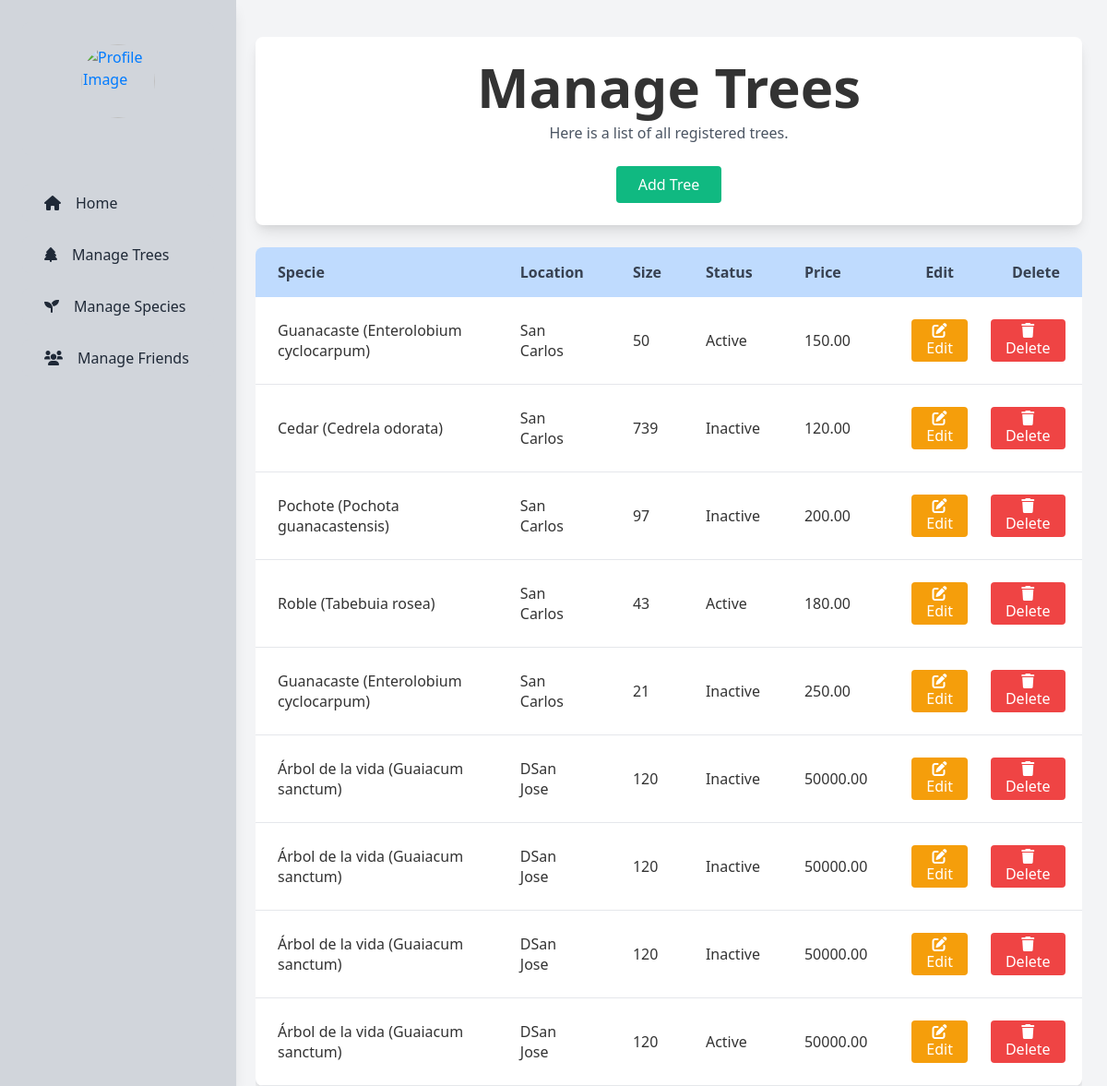
The page /administrator/manage_trees.php on the database as committed earlier.
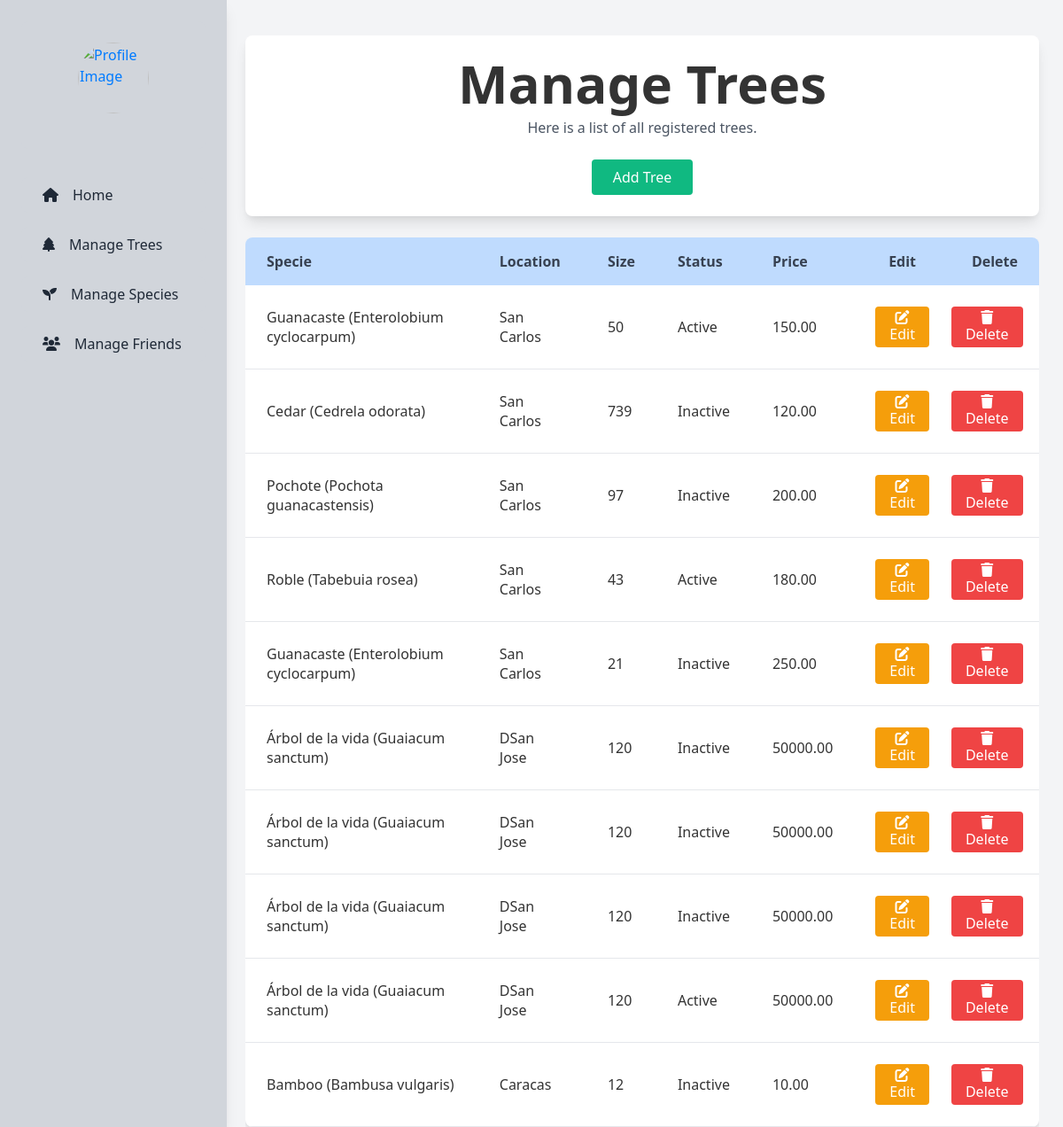
The same page on the database as committed later.
### tables this page shows
CREATE TABLE `trees` (
  `Id_Tree` int(11) NOT NULL,
  `Specie_Id` int(11) DEFAULT NULL,
  `Location` varchar(255) NOT NULL,
  `Size` int(11) NOT NULL,
  `StatusT` int(1) NOT NULL DEFAULT 1,
  `Price` decimal(10,2) NOT NULL,
  `Photo_Path` varchar(255) DEFAULT NULL
);

### utils/administrator/admin_functions.php (called while the page is built, shortened)
<?php
function getConnection(): bool|mysqli {
    $servername = "localhost";
    $username   = "root";
    $password   = "";
    $dbname     = "mytrees";
    try {
        $conn = new mysqli($servername, $username, $password, $dbname, 3306);
        return $conn;
    } catch (Exception $e) {
        echo "Error de conexión: " . $e->getMessage();
        return false;
    }
}
function getTrees(): array {
    $conn = getConnection();
    $trees = [];
    if ($conn) {
        $query = "
            SELECT
                t.Id_Tree,
                t.Specie_Id,
                CONCAT(s.Commercial_Name, ' (', s.Scientific_Name, ')') AS Specie_Name,
                t.Location,
                t.Size,
                t.StatusT,
                t.Price,
                t.Photo_Path
            FROM
                trees AS t
            JOIN
                species AS s ON t.Specie_Id = s.Id_Specie
        ";
        $result = mysqli_query($conn, $query);
        if ($result) {
            while ($row = mysqli_fetch_assoc($result)) {
                $trees[] = [
                    'Id_Tree'     => $row['Id_Tree'],
                    'Specie_Id'   => $row['Specie_Id'],
                    'Specie_Name' => $row['Specie_Name'],
                    'Location'    => $row['Location'],
                    'Size'        => $row['Size'],
                    'StatusT'     => $row['StatusT'],
                    'Price'       => $row['Price'],
                    'Photo_Path'  => $row['Photo_Path'],
                ];
            }
        } else {
            echo "Query error: " . mysqli_error($conn);
        }
    } else {
        echo "Connection error: " . mysqli_connect_error();
    }
    return $trees;
}

### administrator/manage_trees.php (the view, shortened to what the changed rows need)
<?php
include('../utils/administrator/admin_functions.php');
$trees = getTrees();
?>
<link href="https://cdn.jsdelivr.net/npm/tailwindcss@2.2.19/dist/tailwind.min.css" rel="stylesheet">
<?php require('../inc/header_admin.php') ?>
<div class="container mx-auto mt-10 text-center px-4">
    <div class="bg-white shadow-lg rounded-lg p-4 max-w-4xl mx-auto">
        <div class="text-center">
            <h1 class="text-6xl font-bold">Manage Trees</h1>
        </div>
    </div>
    <div class="mt-6 max-w-4xl mx-auto overflow-hidden">
        <table class="min-w-full bg-white shadow-md rounded-lg overflow-hidden w-full">
            <thead>
                <tr class="bg-blue-200 text-gray-700">
                    <th class="px-6 py-3">Specie</th>
                    <th class="px-6 py-3">Location</th>
                    <th class="px-6 py-3">Size</th>
                    <th class="px-6 py-3">Status</th>
                    <th class="px-6 py-3">Price</th>
                    <th class="px-6 py-3 text-center">Edit</th>
                    <th class="px-6 py-3 text-center">Delete</th>
                </tr>
            </thead>
            <tbody>
                <?php if (!empty($trees)) : ?>
                    <?php foreach ($trees as $tree) : ?>
                        <tr class="border-b">
                            <td class="px-6 py-4"><?= htmlspecialchars($tree['Specie_Name']) ?></td>
                            <td class="px-6 py-4"><?= htmlspecialchars($tree['Location']) ?></td>
                            <td class="px-6 py-4"><?= htmlspecialchars($tree['Size']) ?></td>
                            <td class="px-6 py-4">
                                <?= $tree['StatusT'] == 1 ? 'Active' : 'Inactive' ?>
                            </td>
                            <td class="px-6 py-4"><?= htmlspecialchars($tree['Price']) ?></td>
                            <td class="px-6 py-4 text-center">
                                <a href="update_tree.php?id=<?= $tree['Id_Tree'] ?>" class="bg-yellow-500 text-white px-3 py-1 rounded hover:bg-yellow-600 flex flex-col items-center" title="Edit">
                                    <i class="fa-solid fa-pen-to-square"></i>
                                    Edit
                                </a>
                            </td>
                            <td>
                                <form action="<?= BASE_URL; ?>actions/administrator/delete_tree.php" method="POST" style="display:inline;" title="Delete">
                                    <button type="submit" class="bg-red-500 text-white px-3 py-1 rounded hover:bg-red-600 flex flex-col items-center" onclick="return confirm('Are you sure you want to delete this tree?');">
                                        <i class="fa-solid fa-trash"></i> Delete
                                    </button>
                                </form>
                            </td>
                        </tr>
                    <?php endforeach; ?>
                <?php else : ?>
                    <tr>
                        <td colspan="8" class="text-center text-gray-500 py-4">No trees found</td>
                    </tr>
                <?php endif; ?>
            </tbody>
        </table>
    </div>
</div>

Rows that differ between the two databases and show on the page:
added trees: Specie_Name "Bamboo (Bambusa vulgaris)", Location "Caracas", Size "12", StatusT "Inactive", Price "10.00"
